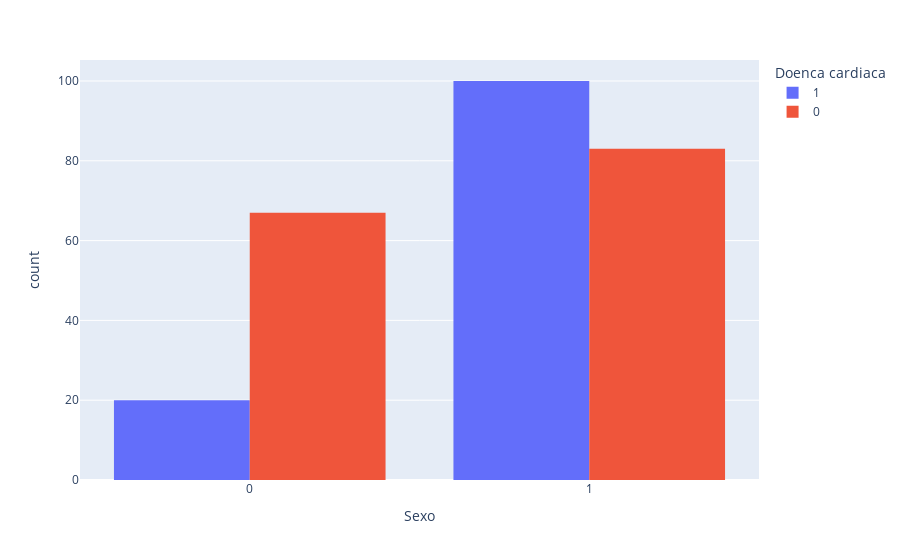

The notebook cell this image was saved under:
### Markdown cell above
O boxplot apresentado ilustra a distribuição da variável "Idade" em duas categorias: pacientes com presença de doença cardíaca e pacientes sem presença da doença. A análise do gráfico permite extrair as seguintes informações:

**1. Diferença na Média de Idade:**

* **Pacientes com doença cardíaca:** A mediana da idade, representada pela linha central dentro da caixa, está levemente abaixo dos 60 anos. 
* **Pacientes sem doença cardíaca:** A mediana da idade está próxima aos 52 anos.

Essa diferença sugere que, em média, **pacientes com doença cardíaca tendem a ser um pouco mais velhos** do que aqueles sem a doença. No entanto, a diferença entre as medianas não parece ser muito grande.

**2. Dispersão dos Dados:**

* **Pacientes com doença cardíaca:** O intervalo interquartil (IQR), representado pela altura da caixa, é relativamente menor, indicando uma **menor dispersão** nas idades dentro desse grupo. As linhas superiores e inferiores, que se estendem a partir da caixa (exceto pelos outliers), também são mais curtas, reforçando a menor variabilidade na idade entre os pacientes com doença cardíaca.
* **Pacientes sem doença cardíaca:**  O IQR é **maior**, indicando uma **maior dispersão** nas idades nesse grupo. As linhas que se estendem a partir da caixa são mais longas, o que evidencia a maior variabilidade na idade entre os pacientes sem doença cardíaca.

**3. Outliers:**

* **Pacientes com doença cardíaca:** Observa-se a presença de um outlier, representado pelo ponto abaixo da linha inferior, indicando um indivíduo com idade muito inferior à maioria dos pacientes com doença cardíaca. 
* **Pacientes sem doença cardíaca:** Não há outliers nesse grupo.

**4.  Implicações:**

Embora a idade média seja um pouco mais alta em pacientes com doença cardíaca, a diferença não é tão significativa a ponto de ser um fator determinante. A presença de um outlier no grupo de pacientes com doença cardíaca sugere a possibilidade de outros fatores de risco além da idade, especialmente em casos de manifestação precoce da doença.

### Code cell
px.histogram(df, x='Sexo', color='Doenca cardiaca', barmode='group')

### Figure 1 — Plotly figure (JSON) as saved in the notebook; plotly's stock layout.template omitted (floating-point values rounded to 4 significant figures; data arrays with more than 128 entries replaced by an {"elided": "..."} marker saying what was removed)
{"data": [{"alignmentgroup": "True", "bingroup": "x", "hovertemplate": "Doenca cardiaca=1<br>Sexo=%{x}<br>count=%{y}<extra></extra>", "legendgroup": "1", "marker": {"color": "#636efa", "pattern": {"shape": ""}}, "name": "1", "offsetgroup": "1", "orientation": "v", "showlegend": true, "type": "histogram", "x": [1, 1, 1, 1, 1, 0, 1, 1, 1, 1, 1, 1, 1, 1, 1, 1, 1, 1, 1, 1, 1, 1, 0, 1, 1, 0, 1, 0, 1, 0, 1, 1, 1, 1, 1, 1, 1, 0, 1, 1, 1, 1, 1, 1, 1, 1, 1, 0, 1, 0, 0, 1, 0, 1, 1, 1, 1, 1, 1, 0, 1, 1, 1, 1, 1, 1, 1, 1, 1, 1, 1, 0, 1, 0, 1, 1, 1, 1, 0, 1, 1, 1, 0, 1, 1, 1, 1, 1, 1, 1, 1, 1, 1, 1, 1, 1, 1, 1, 1, 0, 0, 0, 1, 1, 0, 1, 1, 0, 1, 1, 1, 1, 1, 1, 1, 1, 1, 1, 1, 1], "xaxis": "x", "yaxis": "y"}, {"alignmentgroup": "True", "bingroup": "x", "hovertemplate": "Doenca cardiaca=0<br>Sexo=%{x}<br>count=%{y}<extra></extra>", "legendgroup": "0", "marker": {"color": "#EF553B", "pattern": {"shape": ""}}, "name": "0", "offsetgroup": "0", "orientation": "v", "showlegend": true, "type": "histogram", "x": {"elided": "150 int values"}, "xaxis": "x", "yaxis": "y"}], "layout": {"barmode": "group", "legend": {"title": {"text": "Doenca cardiaca"}, "tracegroupgap": 0}, "margin": {"t": 60}, "xaxis": {"anchor": "y", "domain": [0, 1], "title": {"text": "Sexo"}}, "yaxis": {"anchor": "x", "domain": [0, 1], "title": {"text": "count"}}}}
